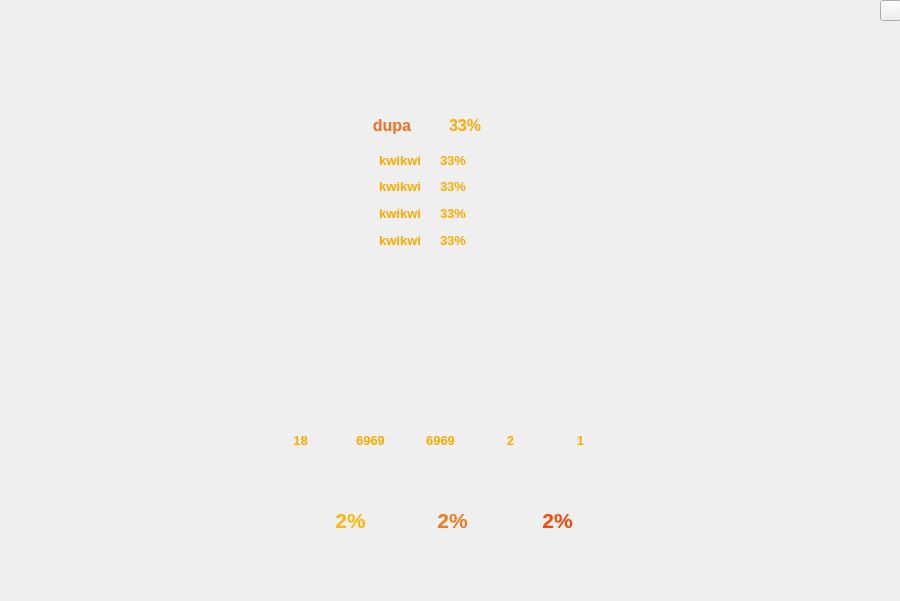
<?xml version="1.0" encoding="UTF-8"?>
<ui version="4.0">
 <class>Form</class>
 <widget class="QWidget" name="Form">
  <property name="geometry">
   <rect>
    <x>0</x>
    <y>0</y>
    <width>900</width>
    <height>601</height>
   </rect>
  </property>
  <property name="windowTitle">
   <string>Form</string>
  </property>
  <widget class="QLabel" name="backgroundLabel">
   <property name="geometry">
    <rect>
     <x>0</x>
     <y>0</y>
     <width>901</width>
     <height>601</height>
    </rect>
   </property>
   <property name="styleSheet">
    <string notr="true">image: url(:/images/rankingBackground.png);</string>
   </property>
   <property name="text">
    <string/>
   </property>
  </widget>
  <widget class="QPushButton" name="closeButton">
   <property name="geometry">
    <rect>
     <x>880</x>
     <y>0</y>
     <width>21</width>
     <height>21</height>
    </rect>
   </property>
   <property name="styleSheet">
    <string notr="true">QPushButton { background-color: transparent; border: 0px };</string>
   </property>
   <property name="text">
    <string/>
   </property>
  </widget>
  <widget class="QLabel" name="playerOneNickname">
   <property name="geometry">
    <rect>
     <x>180</x>
     <y>115</y>
     <width>231</width>
     <height>21</height>
    </rect>
   </property>
   <property name="font">
    <font>
     <pointsize>12</pointsize>
     <bold>true</bold>
    </font>
   </property>
   <property name="styleSheet">
    <string notr="true">color: rgb(242, 111, 31);</string>
   </property>
   <property name="text">
    <string>dupa</string>
   </property>
   <property name="alignment">
    <set>Qt::AlignRight|Qt::AlignTrailing|Qt::AlignVCenter</set>
   </property>
  </widget>
  <widget class="QLabel" name="playerOneWinrate">
   <property name="geometry">
    <rect>
     <x>449</x>
     <y>115</y>
     <width>231</width>
     <height>21</height>
    </rect>
   </property>
   <property name="font">
    <font>
     <pointsize>12</pointsize>
     <bold>true</bold>
    </font>
   </property>
   <property name="styleSheet">
    <string notr="true">color: rgb(255, 170, 0);</string>
   </property>
   <property name="text">
    <string>33%</string>
   </property>
   <property name="alignment">
    <set>Qt::AlignLeading|Qt::AlignLeft|Qt::AlignVCenter</set>
   </property>
  </widget>
  <widget class="QLabel" name="playerTwoNickname">
   <property name="geometry">
    <rect>
     <x>190</x>
     <y>150</y>
     <width>231</width>
     <height>21</height>
    </rect>
   </property>
   <property name="font">
    <font>
     <pointsize>10</pointsize>
     <bold>true</bold>
    </font>
   </property>
   <property name="styleSheet">
    <string notr="true">color: rgb(255, 170, 0);</string>
   </property>
   <property name="text">
    <string>kwikwi</string>
   </property>
   <property name="alignment">
    <set>Qt::AlignRight|Qt::AlignTrailing|Qt::AlignVCenter</set>
   </property>
  </widget>
  <widget class="QLabel" name="playerTwoWinrate">
   <property name="geometry">
    <rect>
     <x>440</x>
     <y>150</y>
     <width>231</width>
     <height>21</height>
    </rect>
   </property>
   <property name="font">
    <font>
     <pointsize>10</pointsize>
     <bold>true</bold>
    </font>
   </property>
   <property name="styleSheet">
    <string notr="true">color: rgb(255, 170, 0);</string>
   </property>
   <property name="text">
    <string>33%</string>
   </property>
   <property name="alignment">
    <set>Qt::AlignLeading|Qt::AlignLeft|Qt::AlignVCenter</set>
   </property>
  </widget>
  <widget class="QLabel" name="playerThreeNickname">
   <property name="geometry">
    <rect>
     <x>190</x>
     <y>176</y>
     <width>231</width>
     <height>21</height>
    </rect>
   </property>
   <property name="font">
    <font>
     <pointsize>10</pointsize>
     <bold>true</bold>
    </font>
   </property>
   <property name="styleSheet">
    <string notr="true">color: rgb(255, 170, 0);</string>
   </property>
   <property name="text">
    <string>kwikwi</string>
   </property>
   <property name="alignment">
    <set>Qt::AlignRight|Qt::AlignTrailing|Qt::AlignVCenter</set>
   </property>
  </widget>
  <widget class="QLabel" name="playerFourNickname">
   <property name="geometry">
    <rect>
     <x>190</x>
     <y>203</y>
     <width>231</width>
     <height>21</height>
    </rect>
   </property>
   <property name="font">
    <font>
     <pointsize>10</pointsize>
     <bold>true</bold>
    </font>
   </property>
   <property name="styleSheet">
    <string notr="true">color: rgb(255, 170, 0);</string>
   </property>
   <property name="text">
    <string>kwikwi</string>
   </property>
   <property name="alignment">
    <set>Qt::AlignRight|Qt::AlignTrailing|Qt::AlignVCenter</set>
   </property>
  </widget>
  <widget class="QLabel" name="playerFiveNickname">
   <property name="geometry">
    <rect>
     <x>190</x>
     <y>230</y>
     <width>231</width>
     <height>21</height>
    </rect>
   </property>
   <property name="font">
    <font>
     <pointsize>10</pointsize>
     <bold>true</bold>
    </font>
   </property>
   <property name="styleSheet">
    <string notr="true">color: rgb(255, 170, 0);</string>
   </property>
   <property name="text">
    <string>kwikwi</string>
   </property>
   <property name="alignment">
    <set>Qt::AlignRight|Qt::AlignTrailing|Qt::AlignVCenter</set>
   </property>
  </widget>
  <widget class="QLabel" name="playerThreeWinrate">
   <property name="geometry">
    <rect>
     <x>440</x>
     <y>176</y>
     <width>231</width>
     <height>21</height>
    </rect>
   </property>
   <property name="font">
    <font>
     <pointsize>10</pointsize>
     <bold>true</bold>
    </font>
   </property>
   <property name="styleSheet">
    <string notr="true">color: rgb(255, 170, 0);</string>
   </property>
   <property name="text">
    <string>33%</string>
   </property>
   <property name="alignment">
    <set>Qt::AlignLeading|Qt::AlignLeft|Qt::AlignVCenter</set>
   </property>
  </widget>
  <widget class="QLabel" name="playerFourWinrate">
   <property name="geometry">
    <rect>
     <x>440</x>
     <y>203</y>
     <width>231</width>
     <height>21</height>
    </rect>
   </property>
   <property name="font">
    <font>
     <pointsize>10</pointsize>
     <bold>true</bold>
    </font>
   </property>
   <property name="styleSheet">
    <string notr="true">color: rgb(255, 170, 0);</string>
   </property>
   <property name="text">
    <string>33%</string>
   </property>
   <property name="alignment">
    <set>Qt::AlignLeading|Qt::AlignLeft|Qt::AlignVCenter</set>
   </property>
  </widget>
  <widget class="QLabel" name="playerFiveWinrate">
   <property name="geometry">
    <rect>
     <x>440</x>
     <y>230</y>
     <width>231</width>
     <height>21</height>
    </rect>
   </property>
   <property name="font">
    <font>
     <pointsize>10</pointsize>
     <bold>true</bold>
    </font>
   </property>
   <property name="styleSheet">
    <string notr="true">color: rgb(255, 170, 0);</string>
   </property>
   <property name="text">
    <string>33%</string>
   </property>
   <property name="alignment">
    <set>Qt::AlignLeading|Qt::AlignLeft|Qt::AlignVCenter</set>
   </property>
  </widget>
  <widget class="QLabel" name="cardOne">
   <property name="geometry">
    <rect>
     <x>270</x>
     <y>340</y>
     <width>61</width>
     <height>81</height>
    </rect>
   </property>
   <property name="styleSheet">
    <string notr="true">image: url(:/images/2_of_clubs.png);</string>
   </property>
   <property name="text">
    <string/>
   </property>
  </widget>
  <widget class="QLabel" name="cardTwo">
   <property name="geometry">
    <rect>
     <x>340</x>
     <y>340</y>
     <width>61</width>
     <height>81</height>
    </rect>
   </property>
   <property name="styleSheet">
    <string notr="true">image: url(:/images/2_of_clubs.png);</string>
   </property>
   <property name="text">
    <string/>
   </property>
  </widget>
  <widget class="QLabel" name="cardThree">
   <property name="geometry">
    <rect>
     <x>410</x>
     <y>340</y>
     <width>61</width>
     <height>81</height>
    </rect>
   </property>
   <property name="styleSheet">
    <string notr="true">image: url(:/images/2_of_clubs.png);</string>
   </property>
   <property name="text">
    <string/>
   </property>
  </widget>
  <widget class="QLabel" name="cardFour">
   <property name="geometry">
    <rect>
     <x>480</x>
     <y>340</y>
     <width>61</width>
     <height>81</height>
    </rect>
   </property>
   <property name="styleSheet">
    <string notr="true">image: url(:/images/2_of_clubs.png);</string>
   </property>
   <property name="text">
    <string/>
   </property>
  </widget>
  <widget class="QLabel" name="cardFive">
   <property name="geometry">
    <rect>
     <x>550</x>
     <y>340</y>
     <width>61</width>
     <height>81</height>
    </rect>
   </property>
   <property name="styleSheet">
    <string notr="true">image: url(:/images/2_of_clubs.png);</string>
   </property>
   <property name="text">
    <string/>
   </property>
  </widget>
  <widget class="QLabel" name="easyWinrate">
   <property name="geometry">
    <rect>
     <x>330</x>
     <y>510</y>
     <width>41</width>
     <height>21</height>
    </rect>
   </property>
   <property name="font">
    <font>
     <pointsize>16</pointsize>
     <bold>true</bold>
    </font>
   </property>
   <property name="styleSheet">
    <string notr="true">color: rgb(255, 183, 1);</string>
   </property>
   <property name="text">
    <string>2%</string>
   </property>
   <property name="alignment">
    <set>Qt::AlignCenter</set>
   </property>
  </widget>
  <widget class="QLabel" name="mediumWinrate">
   <property name="geometry">
    <rect>
     <x>432</x>
     <y>510</y>
     <width>41</width>
     <height>21</height>
    </rect>
   </property>
   <property name="font">
    <font>
     <pointsize>16</pointsize>
     <bold>true</bold>
    </font>
   </property>
   <property name="styleSheet">
    <string notr="true">color: rgb(243, 120, 32);</string>
   </property>
   <property name="text">
    <string>2%</string>
   </property>
   <property name="alignment">
    <set>Qt::AlignCenter</set>
   </property>
  </widget>
  <widget class="QLabel" name="mediumWinrate_2">
   <property name="geometry">
    <rect>
     <x>537</x>
     <y>510</y>
     <width>41</width>
     <height>21</height>
    </rect>
   </property>
   <property name="font">
    <font>
     <pointsize>16</pointsize>
     <bold>true</bold>
    </font>
   </property>
   <property name="styleSheet">
    <string notr="true">color: rgb(255, 68, 0);</string>
   </property>
   <property name="text">
    <string>2%</string>
   </property>
   <property name="alignment">
    <set>Qt::AlignCenter</set>
   </property>
  </widget>
  <widget class="QLabel" name="cardOneCounter">
   <property name="geometry">
    <rect>
     <x>280</x>
     <y>430</y>
     <width>41</width>
     <height>21</height>
    </rect>
   </property>
   <property name="font">
    <font>
     <pointsize>10</pointsize>
     <bold>true</bold>
    </font>
   </property>
   <property name="styleSheet">
    <string notr="true">color: rgb(255, 170, 0);</string>
   </property>
   <property name="text">
    <string>18</string>
   </property>
   <property name="alignment">
    <set>Qt::AlignCenter</set>
   </property>
  </widget>
  <widget class="QLabel" name="cardTwoCounter">
   <property name="geometry">
    <rect>
     <x>350</x>
     <y>430</y>
     <width>41</width>
     <height>21</height>
    </rect>
   </property>
   <property name="font">
    <font>
     <pointsize>10</pointsize>
     <bold>true</bold>
    </font>
   </property>
   <property name="styleSheet">
    <string notr="true">color: rgb(255, 170, 0);</string>
   </property>
   <property name="text">
    <string>6969</string>
   </property>
   <property name="alignment">
    <set>Qt::AlignCenter</set>
   </property>
  </widget>
  <widget class="QLabel" name="cardThreeCounter">
   <property name="geometry">
    <rect>
     <x>420</x>
     <y>430</y>
     <width>41</width>
     <height>21</height>
    </rect>
   </property>
   <property name="font">
    <font>
     <pointsize>10</pointsize>
     <bold>true</bold>
    </font>
   </property>
   <property name="styleSheet">
    <string notr="true">color: rgb(255, 170, 0);</string>
   </property>
   <property name="text">
    <string>6969</string>
   </property>
   <property name="alignment">
    <set>Qt::AlignCenter</set>
   </property>
  </widget>
  <widget class="QLabel" name="cardFourCounter">
   <property name="geometry">
    <rect>
     <x>490</x>
     <y>430</y>
     <width>41</width>
     <height>21</height>
    </rect>
   </property>
   <property name="font">
    <font>
     <pointsize>10</pointsize>
     <bold>true</bold>
    </font>
   </property>
   <property name="styleSheet">
    <string notr="true">color: rgb(255, 170, 0);</string>
   </property>
   <property name="text">
    <string>2</string>
   </property>
   <property name="alignment">
    <set>Qt::AlignCenter</set>
   </property>
  </widget>
  <widget class="QLabel" name="cardFiveCounter">
   <property name="geometry">
    <rect>
     <x>560</x>
     <y>430</y>
     <width>41</width>
     <height>21</height>
    </rect>
   </property>
   <property name="font">
    <font>
     <pointsize>10</pointsize>
     <bold>true</bold>
    </font>
   </property>
   <property name="styleSheet">
    <string notr="true">color: rgb(255, 170, 0);</string>
   </property>
   <property name="text">
    <string>1</string>
   </property>
   <property name="alignment">
    <set>Qt::AlignCenter</set>
   </property>
  </widget>
 </widget>
 <resources>
  <include location="res.qrc"/>
 </resources>
 <connections/>
</ui>
